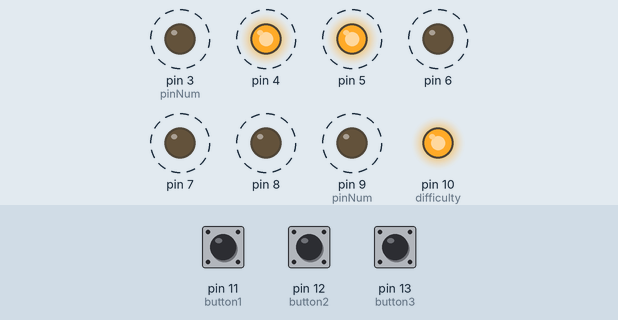
A sketch run on a simulated Arduino Uno, built with avr-gcc and run on an emulated ATmega328P. Shown: output pins drawn as LEDs (lit = HIGH). Dashed ring = blinking. The test bench sets the inputs (shaded band); at power-on: pin 12 (button2) LOW, pin 11 (button1) HIGH, pin 13 (button3) LOW.

Above: at 1.28 s.
1.3 s: pin 12 (button2) pulled HIGH for 0.2 s
At 2.5 s:
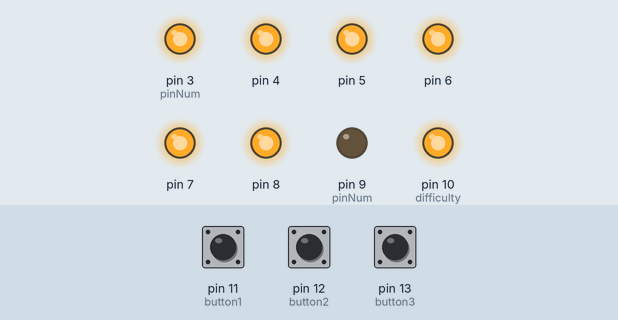
Timing chart, 0 to 4.3 s (numbered marks = the images above; inputs shaded):
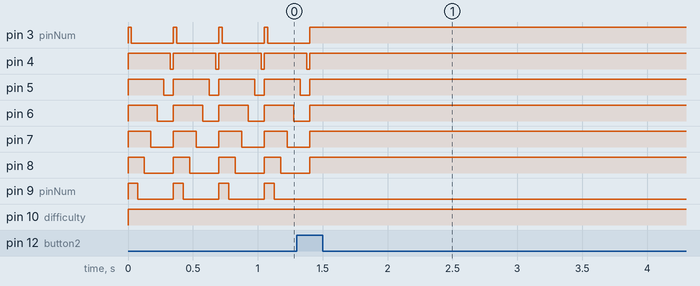

The sketch:

led_game.ino
```cpp
int button1 = 11;
int button2 = 12;
int button3 = 13;
int buttonState1 = 0;
int buttonState2 = 0;
int buttonState3 = 0;
int pinNum;
int difficulty = 10;
int _speed = 25;

void setup() {
  pinMode(3, OUTPUT);
  pinMode(4, OUTPUT);
  pinMode(5, OUTPUT);
  pinMode(6, OUTPUT);
  pinMode(7, OUTPUT);
  pinMode(8, OUTPUT);
  pinMode(9, OUTPUT);
  pinMode(10, OUTPUT);
  pinMode(11, INPUT);
  pinMode(12, INPUT);
  pinMode(13, INPUT);

}

// the loop function runs over and over again forever

  void loop() {
    digitalWrite(3, HIGH);
    digitalWrite(4, HIGH);
    digitalWrite(5, HIGH);
    digitalWrite(6, HIGH);
    digitalWrite(7, HIGH);
    digitalWrite(8, HIGH);
    digitalWrite(9, HIGH);
    digitalWrite(10, HIGH);

    do{
    buttonState1 = digitalRead(button1);
    buttonState2 = digitalRead(button2);
    buttonState3 = digitalRead(button3);
      if (buttonState2 == HIGH){
        digitalWrite(difficulty, LOW);
        difficulty -= 1;
        _speed -=25;
      }
      if (buttonState3 == HIGH){
        digitalWrite(difficulty+1, HIGH);
        difficulty += 1;
        _speed+=25;
      }

    }while(buttonState1 == LOW);

    buttonState1 = LOW;
    do {

      pinNum = 3;
      do{
        _blink(pinNum, _speed);
        pinNum++;
      }while (pinNum < 11 and buttonState1 == LOW);
     pinNum = 9;
     while (pinNum > 3){
       _blink(pinNum, _speed);
       pinNum--;
        }
      }while(buttonState1 == LOW);
  }


int _blink(int pinNum, int delayNum){
  if (buttonState1 == LOW){
  buttonState1 = digitalRead(button1);
  }
  digitalWrite(pinNum, HIGH);
  delay(delayNum);
    if (buttonState1 == LOW){
  buttonState1 = digitalRead(button1);
  }
  digitalWrite(pinNum, LOW);
  delay(delayNum);
    if (buttonState1 == LOW){
  buttonState1 = digitalRead(button1);
  }


}
```

Measured:
- after the input at 1.3 s, pin 3 (pinNum), pin 4–8: goes on until 1.4 s, then stays HIGH; pin 9 (pinNum): stops changing and stays LOW
- by itself, pin 3 (pinNum): alternates HIGH for 0.03 s and LOW for 0.33 s
- by itself, pin 4: alternates HIGH for 0.33 s and LOW for 0.03 s
- by itself, pin 5: alternates HIGH for 0.28 s and LOW for 0.08 s
- by itself, pin 6: alternates HIGH for 0.23 s and LOW for 0.13 s
- by itself, pin 7: alternates HIGH for 0.18 s and LOW for 0.18 s
- by itself, pin 8: alternates HIGH for 0.13 s and LOW for 0.23 s
- by itself, pin 9 (pinNum): alternates HIGH for 0.08 s and LOW for 0.28 s
